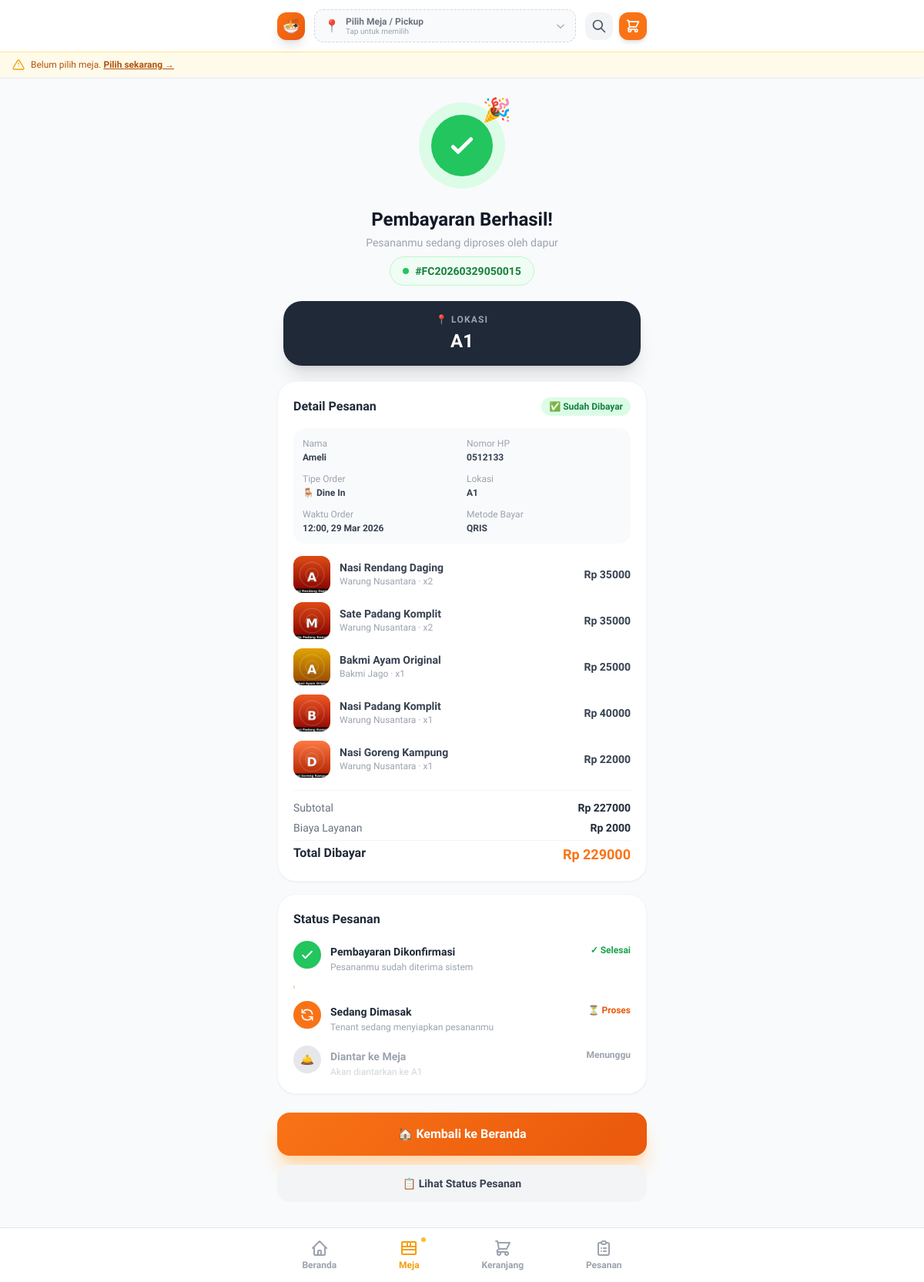
/order/1/success/, run on the app's committed database.
### core/models.py (models this page shows, shortened)
class Order(models.Model):
    ORDER_TYPE_CHOICES = [
        ('dine_in', 'Dine In'),
        ('pickup', 'Ambil Sendiri'),
    ]
    STATUS_CHOICES = [
        ('pending', 'Menunggu Pembayaran'),
        ('paid', 'Sudah Dibayar'),
        ('processing', 'Sedang Diproses'),
        ('ready', 'Siap Diambil'),
        ('completed', 'Selesai'),
        ('cancelled', 'Dibatalkan'),
    ]
    order_number = models.CharField(max_length=20, unique=True)
    session_key = models.CharField(max_length=40)
    customer_name = models.CharField(max_length=200)
    customer_phone = models.CharField(max_length=20)
    customer_email = models.CharField(max_length=200, blank=True)
    order_type = models.CharField(max_length=20, choices=ORDER_TYPE_CHOICES, default='dine_in')
    table = models.ForeignKey(Table, on_delete=models.SET_NULL, null=True, blank=True, related_name='orders')
    table_number = models.CharField(max_length=20, blank=True)  # denormalized for display
    notes = models.TextField(blank=True)
    status = models.CharField(max_length=20, choices=STATUS_CHOICES, default='pending')
    subtotal = models.DecimalField(max_digits=12, decimal_places=0, default=0)
    service_fee = models.DecimalField(max_digits=10, decimal_places=0, default=0)
    total = models.DecimalField(max_digits=12, decimal_places=0, default=0)
    created_at = models.DateTimeField(auto_now_add=True)
    updated_at = models.DateTimeField(auto_now=True)
    @property
    def order_type_display_icon(self):
        return '🪑' if self.order_type == 'dine_in' else '🛍️'
    @property
    def location_display(self):
        if self.order_type == 'dine_in' and self.table:
            return f"{self.table.zone.name} · {self.table.display_name}"
        elif self.order_type == 'pickup':
            return 'Ambil di Kasir / Counter'
        return self.table_number or '-'

class Payment(models.Model):
    PAYMENT_METHOD_CHOICES = [
        ('qris', 'QRIS'),
        ('gopay', 'GoPay'),
        ('ovo', 'OVO'),
        ('dana', 'DANA'),
        ('shopeepay', 'ShopeePay'),
        ('linkaja', 'LinkAja'),
    ]
    STATUS_CHOICES = [
        ('pending', 'Menunggu'),
        ('success', 'Berhasil'),
        ('failed', 'Gagal'),
        ('expired', 'Kadaluarsa'),
    ]
    order = models.OneToOneField(Order, on_delete=models.CASCADE, related_name='payment')
    payment_method = models.CharField(max_length=20, choices=PAYMENT_METHOD_CHOICES)
    amount = models.DecimalField(max_digits=12, decimal_places=0)
    status = models.CharField(max_length=20, choices=STATUS_CHOICES, default='pending')
    transaction_id = models.CharField(max_length=100, blank=True)
    qris_image = models.ImageField(upload_to='qris/', blank=True, null=True)
    expired_at = models.DateTimeField(null=True, blank=True)
    paid_at = models.DateTimeField(null=True, blank=True)
    created_at = models.DateTimeField(auto_now_add=True)

class OrderItem(models.Model):
    order = models.ForeignKey(Order, on_delete=models.CASCADE, related_name='items')
    product = models.ForeignKey(Product, on_delete=models.CASCADE)
    tenant = models.ForeignKey(Tenant, on_delete=models.CASCADE)
    quantity = models.IntegerField(default=1)
    price = models.DecimalField(max_digits=10, decimal_places=0)
    notes = models.TextField(blank=True)

class Product(models.Model):
    tenant = models.ForeignKey(Tenant, on_delete=models.CASCADE)
    category = models.ForeignKey(ProductCategory, on_delete=models.SET_NULL, null=True, blank=True)
    name = models.CharField(max_length=200)
    description = models.TextField()
    price = models.DecimalField(max_digits=10, decimal_places=0)
    image = models.ImageField(upload_to='products/', blank=True, null=True)
    is_available = models.BooleanField(default=True)
    is_featured = models.BooleanField(default=False)
    is_best_seller = models.BooleanField(default=False)
    is_spicy = models.BooleanField(default=False)
    is_vegetarian = models.BooleanField(default=False)
    calories = models.IntegerField(default=0)
    stock = models.IntegerField(default=100)
    created_at = models.DateTimeField(auto_now_add=True)

class Tenant(models.Model):
    name = models.CharField(max_length=200)
    description = models.TextField()
    category = models.ForeignKey(Category, on_delete=models.SET_NULL, null=True)
    logo = models.ImageField(upload_to='tenants/', blank=True, null=True)
    banner = models.ImageField(upload_to='tenants/banners/', blank=True, null=True)
    rating = models.DecimalField(max_digits=3, decimal_places=1, default=4.5)
    total_reviews = models.IntegerField(default=0)
    min_order = models.DecimalField(max_digits=10, decimal_places=0, default=0)
    delivery_time = models.CharField(max_length=50, default='15-25 menit')
    is_open = models.BooleanField(default=True)
    location = models.CharField(max_length=200, default='Lantai 1')
    slug = models.SlugField(unique=True)
    color_theme = models.CharField(max_length=20, default='orange')
    created_at = models.DateTimeField(auto_now_add=True)

### core/views.py (the view)
# urls.py: path('order/<int:order_id>/success/', views.order_success, name='order_success'),
def order_success(request, order_id):
    order = get_object_or_404(Order, id=order_id)
    items = order.items.all().select_related('product', 'tenant')
    context = {'order': order, 'items': items}
    return render(request, 'core/order_success.html', context)

### core/context_processors.py (called while the page is built)
def cart_processor(request):
    cart = request.session.get('cart', {})
    cart_count = sum(item['quantity'] for item in cart.values())
    cart_total = sum(item['price'] * item['quantity'] for item in cart.values())
    table_session = request.session.get('table_session', {})
    return {
        'cart_count': cart_count,
        'cart_total': cart_total,
        'cart': cart,
        'table_session': table_session,
    }

### templates/core/order_success.html (shortened to what this page needs)
{% extends 'base.html' %}
{% block content %}
<div class="px-4 pt-8 text-center">
    <div class="relative inline-block mb-6">
        <div class="w-28 h-28 bg-green-100 rounded-full flex items-center justify-center mx-auto animate-bounce-in">
            <div class="w-20 h-20 bg-green-500 rounded-full flex items-center justify-center">
                <svg class="w-10 h-10 text-white" fill="none" stroke="currentColor" viewBox="0 0 24 24">
                    <path stroke-linecap="round" stroke-linejoin="round" stroke-width="3" d="M5 13l4 4L19 7"></path>
                </svg>
            </div>
        </div>
        <div class="absolute -right-2 -top-2 text-3xl animate-bounce">🎉</div>
    </div>
    <h1 class="text-2xl font-extrabold text-gray-900 mb-1">Pembayaran Berhasil!</h1>
    <p class="text-gray-400 text-sm mb-2">Pesananmu sedang diproses oleh dapur</p>
    <div class="inline-flex items-center gap-2 bg-green-50 text-green-700 text-sm font-bold px-4 py-2 rounded-full border border-green-200 mb-5">
        <span class="w-2 h-2 bg-green-500 rounded-full animate-pulse"></span>
        #{{ order.order_number }}
    </div>
    {% if order.order_type == 'dine_in' and order.table %}
    <div class="mb-5 bg-gradient-to-r from-orange-500 to-red-500 rounded-3xl p-4 text-white shadow-xl shadow-orange-200 mx-2">
        <p class="text-orange-100 text-xs font-bold uppercase tracking-widest mb-1">📍 Lokasi Meja Kamu</p>
        <p class="text-sm font-bold text-orange-100 mb-0.5">{{ order.table.zone.name }}</p>
        <p class="text-4xl font-black">{{ order.table.display_name }}</p>
        <p class="text-orange-100 text-xs mt-2">Pesanan akan diantarkan ke meja ini 🛎️</p>
    </div>
    {% elif order.table_number %}
    <div class="mb-5 bg-gray-800 rounded-3xl p-4 text-white shadow-xl mx-2">
        <p class="text-gray-400 text-xs font-bold uppercase tracking-widest mb-1">📍 Lokasi</p>
        <p class="text-2xl font-black">{{ order.table_number }}</p>
    </div>
    {% endif %}
    <div class="bg-white rounded-3xl shadow-sm border border-gray-100 p-5 mb-4 text-left">
        <div class="flex items-center justify-between mb-4">
            <h2 class="font-bold text-gray-800">Detail Pesanan</h2>
            <span class="text-xs bg-green-100 text-green-700 font-bold px-2.5 py-1 rounded-full">✅ Sudah Dibayar</span>
        </div>
        <div class="bg-gray-50 rounded-2xl p-3 mb-4">
            <div class="grid grid-cols-2 gap-3 text-xs">
                <div>
                    <p class="text-gray-400 font-medium mb-0.5">Nama</p>
                    <p class="font-bold text-gray-700">{{ order.customer_name }}</p>
                </div>
                <div>
                    <p class="text-gray-400 font-medium mb-0.5">Nomor HP</p>
                    <p class="font-bold text-gray-700">{{ order.customer_phone }}</p>
                </div>
                <div>
                    <p class="text-gray-400 font-medium mb-0.5">Tipe Order</p>
                    <p class="font-bold text-gray-700">{{ order.order_type_display_icon }} {{ order.get_order_type_display }}</p>
                </div>
                <div>
                    <p class="text-gray-400 font-medium mb-0.5">Lokasi</p>
                    <p class="font-bold text-gray-700">{{ order.location_display }}</p>
                </div>
                <div>
                    <p class="text-gray-400 font-medium mb-0.5">Waktu Order</p>
                    <p class="font-bold text-gray-700">{{ order.created_at|date:"H:i, d M Y" }}</p>
                </div>
                {% if order.payment %}
                <div>
                    <p class="text-gray-400 font-medium mb-0.5">Metode Bayar</p>
                    <p class="font-bold text-gray-700 uppercase">{{ order.payment.payment_method }}</p>
                </div>
                {% endif %}
            </div>
        </div>
        <div class="space-y-3 mb-4">
            {% for item in items %}
            <div class="flex items-center gap-3">
                <div class="w-12 h-12 rounded-xl overflow-hidden bg-gray-100 flex-shrink-0">
                    {% if item.product.image %}
                    <img src="{{ item.product.image.url }}" alt="{{ item.product.name }}" class="w-full h-full object-cover">
                    {% else %}
                    <div class="w-full h-full img-placeholder flex items-center justify-center text-xl">🍽️</div>
                    {% endif %}
                </div>
                <div class="flex-1 min-w-0">
                    <p class="font-semibold text-gray-700 text-sm leading-tight">{{ item.product.name }}</p>
                    <p class="text-xs text-gray-400">{{ item.tenant.name }} · x{{ item.quantity }}</p>
                </div>
                <p class="font-bold text-gray-700 text-sm flex-shrink-0">Rp {{ item.price|floatformat:0 }}</p>
            </div>
            {% endfor %}
        </div>
        <div class="border-t border-gray-100 pt-3 space-y-1.5">
            <div class="flex justify-between text-sm">
                <span class="text-gray-500">Subtotal</span>
                <span class="font-semibold">Rp {{ order.subtotal|floatformat:0 }}</span>
            </div>
            <div class="flex justify-between text-sm">
                <span class="text-gray-500">Biaya Layanan</span>
                <span class="font-semibold">Rp {{ order.service_fee|floatformat:0 }}</span>
            </div>
            <div class="flex justify-between pt-1 border-t border-gray-100">
                <span class="font-extrabold text-gray-800">Total Dibayar</span>
                <span class="font-extrabold text-primary-500 text-lg">Rp {{ order.total|floatformat:0 }}</span>
            </div>
        </div>
    </div>
    <div class="bg-white rounded-3xl shadow-sm border border-gray-100 p-5 mb-6 text-left">
        <h3 class="font-bold text-gray-800 mb-4">Status Pesanan</h3>
        <div class="space-y-4">
            <div class="flex items-start gap-3">
                <div class="w-9 h-9 bg-green-500 rounded-full flex items-center justify-center flex-shrink-0 shadow-sm">
                    <svg class="w-5 h-5 text-white" fill="none" stroke="currentColor" viewBox="0 0 24 24">
                        <path stroke-linecap="round" stroke-linejoin="round" stroke-width="2.5" d="M5 13l4 4L19 7"></path>
                    </svg>
                </div>
                <div class="flex-1 pt-1">
                    <p class="font-bold text-gray-800 text-sm">Pembayaran Dikonfirmasi</p>
                    <p class="text-xs text-gray-400 mt-0.5">Pesananmu sudah diterima sistem</p>
                </div>
                <span class="text-xs text-green-600 font-bold pt-1">✓ Selesai</span>
            </div>
            <div class="ml-4.5 pl-4 border-l-2 border-primary-200 -mt-1 pb-1"></div>
            <div class="flex items-start gap-3">
                <div class="w-9 h-9 bg-primary-500 rounded-full flex items-center justify-center flex-shrink-0 shadow-sm">
                    <svg class="w-5 h-5 text-white animate-spin" fill="none" stroke="currentColor" viewBox="0 0 24 24">
                        <path stroke-linecap="round" stroke-linejoin="round" stroke-width="2" d="M4 4v5h.582m15.356 2A8.001 8.001 0 004.582 9m0 0H9m11 11v-5h-.581m0 0a8.003 8.003 0 01-15.357-2m15.357 2H15"></path>
                    </svg>
                </div>
                <div class="flex-1 pt-1">
                    <p class="font-bold text-gray-800 text-sm">Sedang Dimasak</p>
                    <p class="text-xs text-gray-400 mt-0.5">Tenant sedang menyiapkan pesananmu</p>
                </div>
                <span class="text-xs text-primary-600 font-bold pt-1">⏳ Proses</span>
            </div>
            <div class="flex items-start gap-3">
                <div class="w-9 h-9 bg-gray-200 rounded-full flex items-center justify-center flex-shrink-0">
                    {% if order.order_type == 'dine_in' %}
                    <span class="text-sm">🛎️</span>
                    {% else %}
                    <span class="text-sm">🛍️</span>
                    {% endif %}
                </div>
                <div class="flex-1 pt-1">
                    <p class="font-bold text-gray-400 text-sm">
                        {% if order.order_type == 'dine_in' %}Diantar ke Meja{% else %}Siap Diambil{% endif %}
                    </p>
                    <p class="text-xs text-gray-300 mt-0.5">
                        {% if order.order_type == 'dine_in' %}
                        Akan diantarkan ke {{ order.location_display }}
                        {% else %}
                        Ambil di kasir/counter
                        {% endif %}
                    </p>
                </div>
                <span class="text-xs text-gray-400 font-bold pt-1">Menunggu</span>
            </div>
        </div>
    </div>
    <div class="space-y-3 mb-6">
        <a href="{% url 'home' %}"
           class="block w-full py-4 gradient-orange text-white text-center font-extrabold rounded-2xl shadow-xl shadow-primary-200 text-base">
            🏠 Kembali ke Beranda
        </a>
        <a href="{% url 'order_status' order.order_number %}"
           class="block w-full py-3.5 bg-gray-100 text-gray-700 text-center font-bold rounded-2xl text-sm">
            📋 Lihat Status Pesanan
        </a>
    </div>
</div>
{% endblock %}

### templates/base.html (style rules this page uses)
body { font-family: 'Plus Jakarta Sans', sans-serif; }
.gradient-orange { background: linear-gradient(135deg, #f97316 0%, #ea580c 100%); }

### data on the page
Order: order_number "FC20260329050015", table_number "A1", customer_name "Ameli", customer_phone "0512133", order_type_display_icon "🪑", order_type "Dine In", location_display "A1", created_at "12:00, 29 Mar 2026", payment.payment_method "QRIS", subtotal "227000", service_fee "2000", total "229000"
OrderItem: product.image (picture), product.name "Nasi Rendang Daging", tenant.name "Warung Nusantara", quantity "2", price "35000"
OrderItem: product.image (picture), product.name "Sate Padang Komplit", tenant.name "Warung Nusantara", quantity "2", price "35000"
OrderItem: product.image (picture), product.name "Bakmi Ayam Original", tenant.name "Bakmi Jago", quantity "1", price "25000"
OrderItem: product.image (picture), product.name "Nasi Padang Komplit", tenant.name "Warung Nusantara", quantity "1", price "40000"
OrderItem: product.image (picture), product.name "Nasi Goreng Kampung", tenant.name "Warung Nusantara", quantity "1", price "22000"
